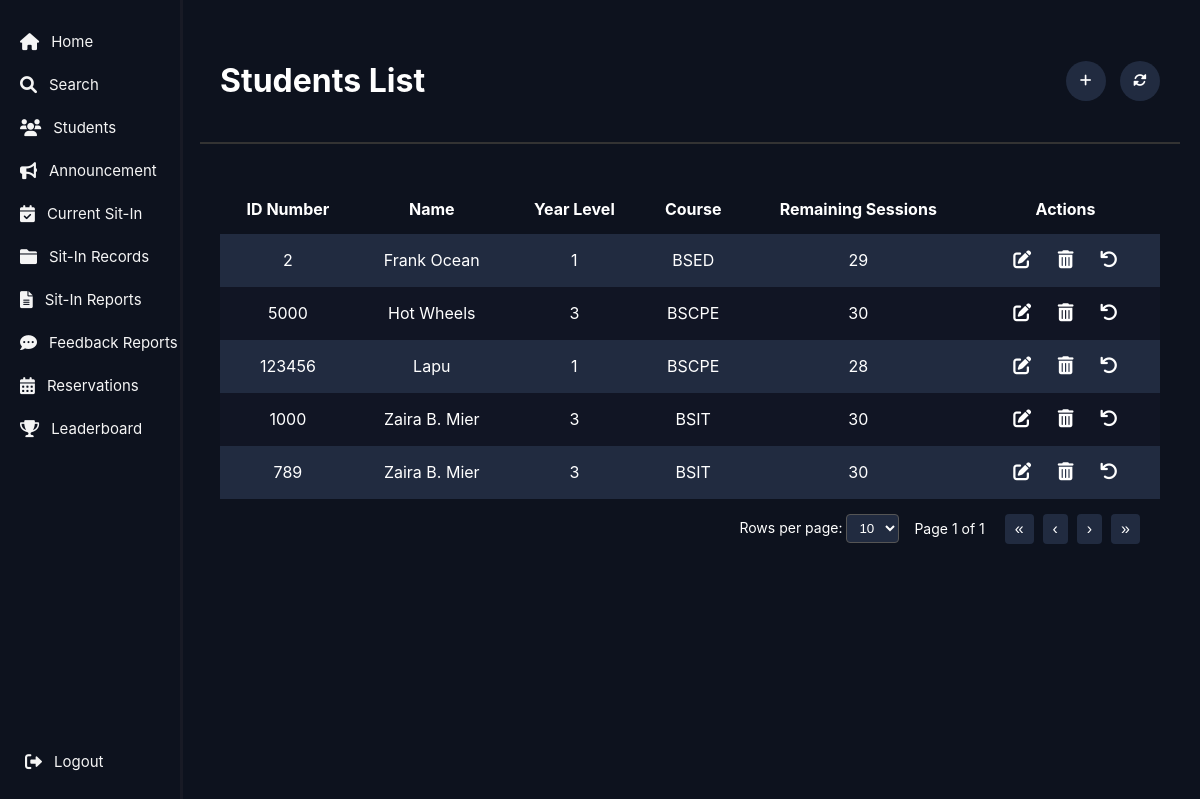
Screenshot of /admin/admin-students.php with the database file from the repository.
### tables this page shows
CREATE TABLE `users` (
  `id` int(11) NOT NULL,
  `username` varchar(50) NOT NULL,
  `password` varchar(255) NOT NULL,
  `email` varchar(100) NOT NULL,
  `id_no` int(11) DEFAULT NULL,
  `profile_picture` varchar(255) DEFAULT NULL,
  `lastname` varchar(50) DEFAULT NULL,
  `firstname` varchar(50) DEFAULT NULL,
  `middlename` varchar(50) DEFAULT NULL,
  `yr_level` varchar(10) DEFAULT NULL,
  `course` varchar(50) DEFAULT NULL,
  `address` varchar(255) DEFAULT NULL,
  `remaining_sessions` int(11) DEFAULT 30,
  `role` varchar(20) DEFAULT 'user',
  `purpose` varchar(255) DEFAULT NULL,
  `lab_number` varchar(10) DEFAULT NULL,
  `name` varchar(255) DEFAULT NULL
);

### admin/admin-students.php (the view, shortened to what this page needs)
<?php
include '../includes/db-connection.php';
$student_rows = '';
$sql = "SELECT id_no AS student_id, firstname, middlename, lastname, yr_level, UPPER(course) AS course, remaining_sessions
        FROM users WHERE role != 'admin' OR role IS NULL ORDER BY firstname ASC";
$result = $conn->query($sql);
if ($result && $result->num_rows > 0) {
    while ($row = $result->fetch_assoc()) {
        $student_id = htmlspecialchars($row['student_id'], ENT_QUOTES, 'UTF-8');
        $firstname = ucfirst(strtolower($row['firstname']));
        $middlename = !empty($row['middlename']) ? strtoupper(substr($row['middlename'], 0, 1)) . '.' : '';
        $lastname = ucfirst(strtolower($row['lastname']));
        $student_name = htmlspecialchars(trim("$firstname $middlename $lastname"), ENT_QUOTES, 'UTF-8');
        $yr_level = htmlspecialchars($row['yr_level'], ENT_QUOTES, 'UTF-8');
        $course = htmlspecialchars($row['course'], ENT_QUOTES, 'UTF-8');
        $remaining_sessions = htmlspecialchars($row['remaining_sessions'], ENT_QUOTES, 'UTF-8');
        $student_id_js = json_encode($student_id);
        $student_name_js = json_encode($student_name);
        $yr_level_js = json_encode($yr_level);
        $course_js = json_encode($course);
        $remaining_sessions_js = json_encode($remaining_sessions);
        $student_rows .= "<tr>
    <td>$student_id</td>
    <td>$student_name</td>
    <td>$yr_level</td>
    <td>$course</td>
    <td>$remaining_sessions</td>
    <td class='action-cell'>
        <button class='edit-btn' onclick='openEditModal($student_id_js, $student_name_js, $yr_level_js, $course_js, $remaining_sessions_js)' title='Edit'>
            <i class='fas fa-edit'></i>
        </button>
        <button class='delete-btn' onclick='confirmDelete($student_id_js)' title='Delete'>
            <i class='fas fa-trash-alt'></i>
        </button>
        <button class='reset-btn' onclick='resetStudent($student_id_js)' title='Reset Sessions'>
            <i class='fas fa-undo'></i>
        </button>
    </td>
</tr>";
    }
} else {
    $student_rows = "<tr><td colspan='6'>No registered students found.</td></tr>";
}
?>
<!DOCTYPE html>
<html lang="en">
<head>
  <link rel="stylesheet" href="https://cdnjs.cloudflare.com/ajax/libs/font-awesome/6.0.0-beta3/css/all.min.css">
</head>
<body>
<?php include '../includes/admin-sidebar.php'; ?>
<div class="main-content">
<header>
  <h1>Students List</h1>
  <div class="search-container">
    <button class="add-button" id="openModalBtn" title="Add Student">
      <i class="fas fa-plus"></i>
    </button>
    <button class="reset-all-btn" onclick="resetAllSessions()" title="Reset All Sessions">
      <i class="fas fa-sync-alt"></i>
    </button>
  </div>
</header>
<div class="table-container">
  <table>
    <thead>
      <tr>
        <th>ID Number</th>
        <th>Name</th>
        <th>Year Level</th>
        <th>Course</th>
        <th>Remaining Sessions</th>
        <th>Actions</th>
      </tr>
    </thead>
    <tbody id="studentTable">
      <?= $student_rows ?>
    </tbody>
  </table>
  <div class="pagination-wrapper">
    <div class="rows-selector">
      Rows per page:
      <select id="rowsPerPage" onchange="updatePagination()">
        <option value="10" selected>10</option>
      </select>
    </div>
    <div id="pageInfo"></div>
    <div class="nav-buttons">
      <button onclick="goToFirstPage()">«</button>
      <button onclick="goToPreviousPage()">‹</button>
      <button onclick="goToNextPage()">›</button>
      <button onclick="goToLastPage()">»</button>
    </div>
  </div>
</div>
</body>
</html>

### admin/admin-students.php (style rules this page uses)
body { margin: 0; font-family: 'Inter', sans-serif; display: flex; background-color: #0d121e; color: white; }
.main-content { margin-left: 80px; padding: 20px; flex: 1; }
header { display: flex; justify-content: space-between; align-items: center; padding: 20px; border-bottom: 2px solid #333; }
.table-container { margin-top: 20px; padding: 20px; }
table { width: 100%; border-collapse: collapse; }
table th, table td { padding: 15px; text-align: center; }
table th { background-color: #0d121e; }
table tr:nth-child(even) { background-color: #111524; }
table tr:nth-child(odd) { background-color: #212b40; }
.action-cell button { background: none; border: none; cursor: pointer; font-size: 18px; margin: 0 5px; color: white; }
.add-button, .reset-all-btn { width: 40px; height: 40px; border-radius: 50%; background-color: #212b40; color: #fff; border: none; cursor: pointer; margin-left: 10px; }
.pagination-wrapper { display: flex; justify-content: flex-end; align-items: center; gap: 15px; padding: 15px 20px 0 0; color: white; font-size: 14px; }
.pagination-wrapper select { background-color: #212b40; color: white; border: 1px solid #555; border-radius: 4px; padding: 5px 8px; }
.nav-buttons button { background-color: #212b40; color: white; border: none; padding: 6px 10px; margin-left: 5px; cursor: pointer; font-size: 16px; border-radius: 4px; }

### includes/admin-sidebar.php (style rules this page uses)
body { margin: 0; font-family: 'Inter', sans-serif; background-color: #0d121e; color: white; }

### rows the page displays
users: id_no "2", student_name "Frank Ocean", yr_level "1", course "BSED", remaining_sessions "29"
users: id_no "5000", student_name "Hot Wheels", yr_level "3", course "BSCPE", remaining_sessions "30"
users: id_no "123456", firstname "Lapu", yr_level "1", course "BSCPE", remaining_sessions "28"
users: id_no "1000", student_name "Zaira B. Mier", yr_level "3", course "BSIT", remaining_sessions "30"
users: id_no "789", student_name "Zaira B. Mier", yr_level "3", course "BSIT", remaining_sessions "30"
